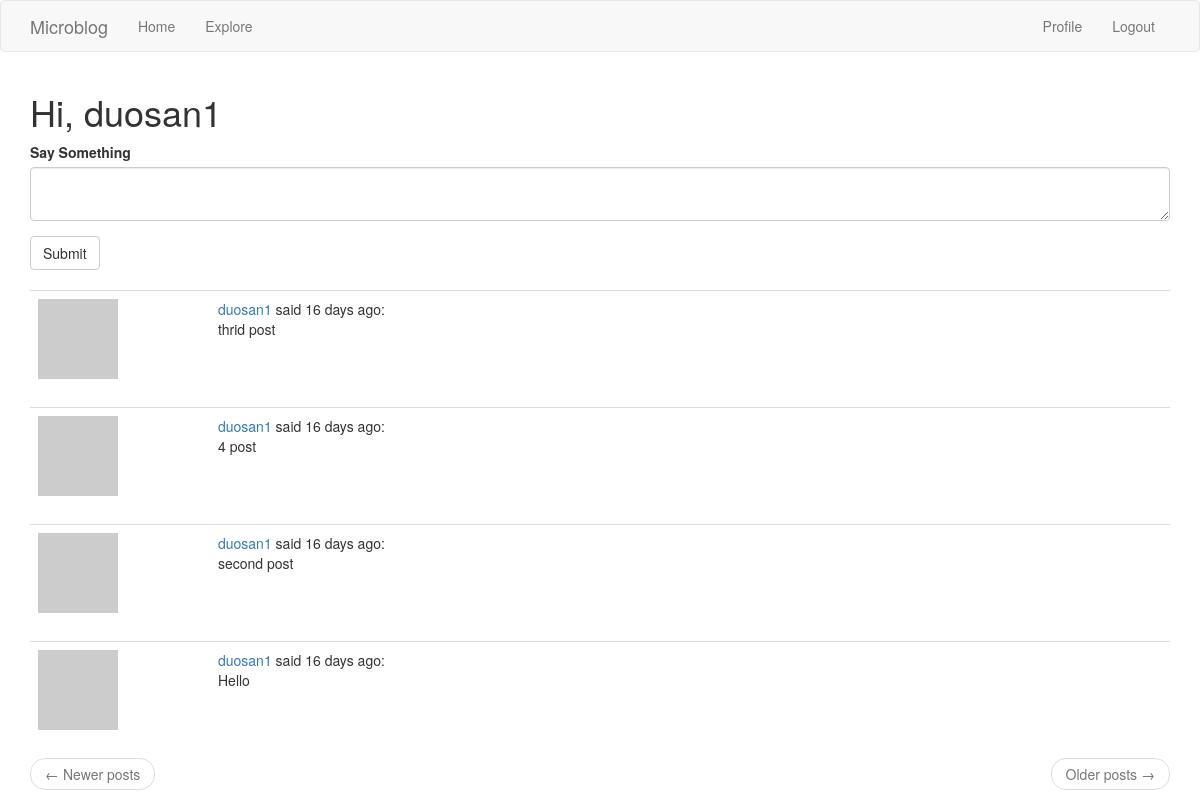
The page /index (signed in) on the database as committed earlier.
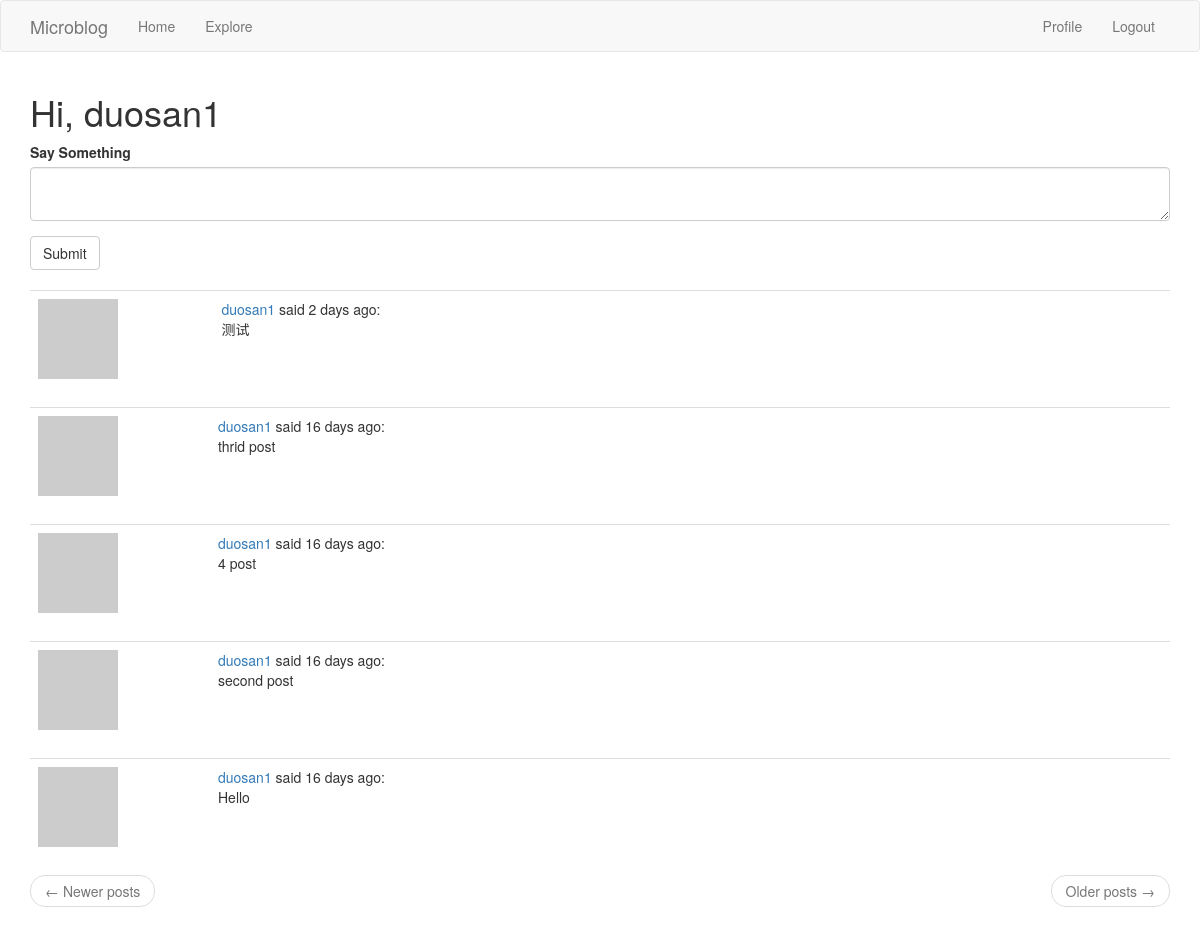
The same page on the database as committed later.
### app/models.py (models this page shows, shortened)
class Post(db.Model):
    id = db.Column(db.Integer, primary_key=True)
    body = db.Column(db.String(140))
    timestamp = db.Column(db.DateTime, index=True, default=datetime.utcnow())
    user_id = db.Column(db.Integer, db.ForeignKey("user.id"))

class User(db.Model, UserMixin):
    id = db.Column(db.Integer, primary_key=True)
    username = db.Column(db.String(64), index=True, unique=True)
    email = db.Column(db.String(120), index=True, unique=True)
    password_hash = db.Column(db.String(128))
    posts = db.relationship("Post", backref="author", lazy="dynamic")
    about_me = db.Column(db.String(140))
    last_seen = db.Column(db.DateTime, default=datetime.utcnow())
    followed = db.relationship(
        "User", secondary=followers,
        primaryjoin=(followers.c.follower_id == id),
        secondaryjoin=(followers.c.followed_id == id),
        backref=db.backref("followers", lazy="dynamic"), lazy="dynamic"
    )
    def avatar(self, size: int):
        print(f"email:{self.email}")
        digest = md5(self.email.lower().encode("utf-8")).hexdigest()
        return (f"https://www.gravatar.com/avatar/{digest}?"
                f"d=identicon&s={size}")
    def followed_posts(self):
        followed = Post.query.join(
            followers, (followers.c.followed_id == Post.user_id)).filter(
            followers.c.follower_id == self.id)
        own = Post.query.filter_by(user_id=self.id)
        return followed.union(own).order_by(Post.timestamp.desc())

### app/routes.py (the view)
@app.route("/", methods=["POST", "GET"])
@app.route("/index", methods=["POST", "GET"])
@login_required
def index():
    form = PostForm()
    if form.validate_on_submit():
        post = Post(body=form.post.data, author=current_user)
        db.session.add(post)
        db.session.commit()
        flash("Your post is now live!")
        redirect(url_for("index"))
    page = request.args.get('page', default=1, type=int)
    posts = current_user.followed_posts().paginate(
        page, app.config["POSTS_PER_PAGE"], False
    )
    next_url = url_for("index", page=posts.next_num) if posts.has_next else None
    prev_url = url_for("index", page=posts.prev_num) if posts.has_prev else None
    return render_template("index.html", titile="Home", form=form,
                           posts=posts.items, next_url=next_url,
                           prev_url=prev_url)

### app/forms.py
class PostForm(FlaskForm):
    post = TextAreaField("Say Something", validators=[
        DataRequired(), Length(min=1, max=140)])
    submit = SubmitField("Submit")

### app/models.py (called while the page is built)
@login.user_loader
def load_user(id: str) -> User:
    return User.query.get(int(id))

### app/routes.py (called while the page is built)
@app.before_request
def before_request():
    if current_user.is_authenticated:
        current_user.last_seen = datetime.utcnow()
        db.session.commit()

### app/templates/index.html
{% extends "base.html" %}
{% import "bootstrap/wtf.html" as wtf %}
{% block app_content %}
    <h1>Hi, {{ current_user.username }}</h1>
    {% if form %}
    {{ wtf.quick_form(form) }}
    <br>
    {% endif %}
    {% for post in posts %}
       {% include "_post.html" %}
    {% endfor %}
        <nav aria-label="...">
        <ul class="pager">
            <li class="previous{% if not prev_url %} disabled{% endif %}">
                <a href="{{ prev_url or '#' }}">
                    <span aria-hidden="true">&larr;</span> Newer posts
                </a>
            </li>
            <li class="next{% if not next_url %} disabled{% endif %}">
                <a href="{{ next_url or '#' }}">
                    Older posts <span aria-hidden="true">&rarr;</span>
                </a>
            </li>
        </ul>
    </nav>
{% endblock %}

### app/templates/_post.html
<table class="table table-hover">
    <tr>
        <td width="70px">
            <a href="{{ url_for('user', username=post.author.username) }}">
                <img src="{{ post.author.avatar(70) }}">
            </a>
        <td>
        <td>
            <a href="{{ url_for('user', username=post.author.username) }}">
                {{ post.author.username }}
            </a>
            said {{ moment(post.timestamp).fromNow() }}:
            <br>
            {{ post.body }}
        </td>
    </tr>
</table>

Rows that differ between the two databases and show on the page:
added Post: author.username "duosan1", timestamp "2 days ago", body "测试"
